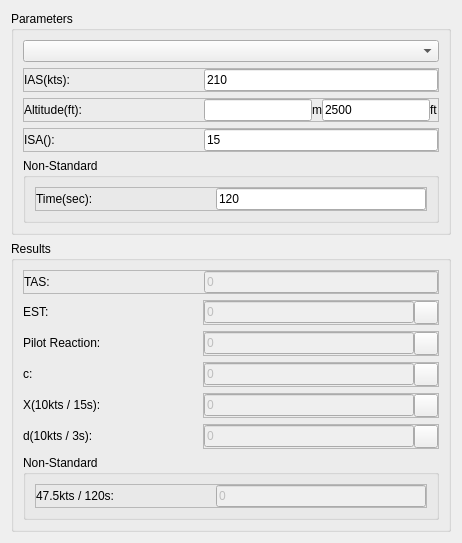
<?xml version="1.0" encoding="UTF-8"?>
<ui version="4.0">
 <class>Form</class>
 <widget class="QWidget" name="Form">
  <property name="geometry">
   <rect>
    <x>0</x>
    <y>0</y>
    <width>378</width>
    <height>488</height>
   </rect>
  </property>
  <property name="windowTitle">
   <string>Form</string>
  </property>
  <layout class="QVBoxLayout" name="verticalLayout">
   <item>
    <widget class="QGroupBox" name="grbParameters">
     <property name="title">
      <string>Parameters</string>
     </property>
     <layout class="QVBoxLayout" name="vLayout_grbParameters">
      <item>
       <widget class="QComboBox" name="cmbType"/>
      </item>
      <item>
       <widget class="QFrame" name="frame_IAS">
        <property name="sizePolicy">
         <sizepolicy hsizetype="Minimum" vsizetype="Preferred">
          <horstretch>0</horstretch>
          <verstretch>0</verstretch>
         </sizepolicy>
        </property>
        <property name="frameShape">
         <enum>QFrame::StyledPanel</enum>
        </property>
        <property name="frameShadow">
         <enum>QFrame::Raised</enum>
        </property>
        <layout class="QHBoxLayout" name="hLayoutIAS">
         <property name="spacing">
          <number>0</number>
         </property>
         <property name="margin">
          <number>0</number>
         </property>
         <item>
          <widget class="QLabel" name="label_5">
           <property name="minimumSize">
            <size>
             <width>180</width>
             <height>0</height>
            </size>
           </property>
           <property name="maximumSize">
            <size>
             <width>180</width>
             <height>16777215</height>
            </size>
           </property>
           <property name="font">
            <font>
             <family>Arial</family>
             <weight>50</weight>
             <bold>false</bold>
            </font>
           </property>
           <property name="text">
            <string>IAS(kts):</string>
           </property>
          </widget>
         </item>
         <item>
          <widget class="QLineEdit" name="txtIAS">
           <property name="sizePolicy">
            <sizepolicy hsizetype="MinimumExpanding" vsizetype="Fixed">
             <horstretch>0</horstretch>
             <verstretch>0</verstretch>
            </sizepolicy>
           </property>
           <property name="minimumSize">
            <size>
             <width>105</width>
             <height>0</height>
            </size>
           </property>
           <property name="maximumSize">
            <size>
             <width>16777215</width>
             <height>16777215</height>
            </size>
           </property>
           <property name="font">
            <font>
             <family>Arial</family>
             <weight>50</weight>
             <bold>false</bold>
            </font>
           </property>
           <property name="text">
            <string>210</string>
           </property>
          </widget>
         </item>
        </layout>
       </widget>
      </item>
      <item>
       <widget class="QFrame" name="frame_Altitude">
        <property name="sizePolicy">
         <sizepolicy hsizetype="Minimum" vsizetype="Preferred">
          <horstretch>0</horstretch>
          <verstretch>0</verstretch>
         </sizepolicy>
        </property>
        <property name="frameShape">
         <enum>QFrame::StyledPanel</enum>
        </property>
        <property name="frameShadow">
         <enum>QFrame::Raised</enum>
        </property>
        <layout class="QHBoxLayout" name="hLayoutAltitude">
         <property name="spacing">
          <number>0</number>
         </property>
         <property name="margin">
          <number>0</number>
         </property>
         <item>
          <widget class="QLabel" name="label_6">
           <property name="minimumSize">
            <size>
             <width>180</width>
             <height>0</height>
            </size>
           </property>
           <property name="maximumSize">
            <size>
             <width>180</width>
             <height>16777215</height>
            </size>
           </property>
           <property name="font">
            <font>
             <family>Arial</family>
             <weight>50</weight>
             <bold>false</bold>
            </font>
           </property>
           <property name="text">
            <string>Altitude(ft):</string>
           </property>
          </widget>
         </item>
         <item>
          <widget class="QLineEdit" name="txtAltitudeM"/>
         </item>
         <item>
          <widget class="QLabel" name="label_2">
           <property name="text">
            <string>m</string>
           </property>
          </widget>
         </item>
         <item>
          <widget class="QLineEdit" name="txtAltitude">
           <property name="sizePolicy">
            <sizepolicy hsizetype="Expanding" vsizetype="Fixed">
             <horstretch>0</horstretch>
             <verstretch>0</verstretch>
            </sizepolicy>
           </property>
           <property name="minimumSize">
            <size>
             <width>0</width>
             <height>0</height>
            </size>
           </property>
           <property name="maximumSize">
            <size>
             <width>16777215</width>
             <height>16777215</height>
            </size>
           </property>
           <property name="font">
            <font>
             <family>Arial</family>
             <weight>50</weight>
             <bold>false</bold>
            </font>
           </property>
           <property name="text">
            <string>2500</string>
           </property>
          </widget>
         </item>
         <item>
          <widget class="QLabel" name="label">
           <property name="text">
            <string>ft</string>
           </property>
          </widget>
         </item>
        </layout>
       </widget>
      </item>
      <item>
       <widget class="QFrame" name="frame_ISA">
        <property name="sizePolicy">
         <sizepolicy hsizetype="Minimum" vsizetype="Preferred">
          <horstretch>0</horstretch>
          <verstretch>0</verstretch>
         </sizepolicy>
        </property>
        <property name="frameShape">
         <enum>QFrame::StyledPanel</enum>
        </property>
        <property name="frameShadow">
         <enum>QFrame::Raised</enum>
        </property>
        <layout class="QHBoxLayout" name="hLayoutISA">
         <property name="spacing">
          <number>0</number>
         </property>
         <property name="margin">
          <number>0</number>
         </property>
         <item>
          <widget class="QLabel" name="label_7">
           <property name="minimumSize">
            <size>
             <width>180</width>
             <height>0</height>
            </size>
           </property>
           <property name="maximumSize">
            <size>
             <width>180</width>
             <height>16777215</height>
            </size>
           </property>
           <property name="font">
            <font>
             <family>Arial</family>
             <weight>50</weight>
             <bold>false</bold>
            </font>
           </property>
           <property name="text">
            <string>ISA():</string>
           </property>
          </widget>
         </item>
         <item>
          <widget class="QLineEdit" name="txtISA">
           <property name="sizePolicy">
            <sizepolicy hsizetype="MinimumExpanding" vsizetype="Fixed">
             <horstretch>0</horstretch>
             <verstretch>0</verstretch>
            </sizepolicy>
           </property>
           <property name="minimumSize">
            <size>
             <width>105</width>
             <height>0</height>
            </size>
           </property>
           <property name="maximumSize">
            <size>
             <width>16777215</width>
             <height>16777215</height>
            </size>
           </property>
           <property name="font">
            <font>
             <family>Arial</family>
             <weight>50</weight>
             <bold>false</bold>
            </font>
           </property>
           <property name="text">
            <string>15</string>
           </property>
          </widget>
         </item>
        </layout>
       </widget>
      </item>
      <item>
       <widget class="QGroupBox" name="gbNonStandard">
        <property name="title">
         <string>Non-Standard</string>
        </property>
        <layout class="QVBoxLayout" name="vLayoutNonStandard">
         <item>
          <widget class="QFrame" name="frame_RDH_2">
           <property name="sizePolicy">
            <sizepolicy hsizetype="Minimum" vsizetype="Preferred">
             <horstretch>0</horstretch>
             <verstretch>0</verstretch>
            </sizepolicy>
           </property>
           <property name="frameShape">
            <enum>QFrame::StyledPanel</enum>
           </property>
           <property name="frameShadow">
            <enum>QFrame::Raised</enum>
           </property>
           <layout class="QHBoxLayout" name="hLayoutRDH_2">
            <property name="spacing">
             <number>0</number>
            </property>
            <property name="margin">
             <number>0</number>
            </property>
            <item>
             <widget class="QLabel" name="label_9">
              <property name="minimumSize">
               <size>
                <width>180</width>
                <height>0</height>
               </size>
              </property>
              <property name="maximumSize">
               <size>
                <width>180</width>
                <height>16777215</height>
               </size>
              </property>
              <property name="font">
               <font>
                <family>Arial</family>
                <weight>50</weight>
                <bold>false</bold>
               </font>
              </property>
              <property name="text">
               <string>Time(sec):</string>
              </property>
             </widget>
            </item>
            <item>
             <widget class="QLineEdit" name="txtTime">
              <property name="sizePolicy">
               <sizepolicy hsizetype="MinimumExpanding" vsizetype="Fixed">
                <horstretch>0</horstretch>
                <verstretch>0</verstretch>
               </sizepolicy>
              </property>
              <property name="minimumSize">
               <size>
                <width>105</width>
                <height>0</height>
               </size>
              </property>
              <property name="maximumSize">
               <size>
                <width>16777215</width>
                <height>16777215</height>
               </size>
              </property>
              <property name="font">
               <font>
                <family>Arial</family>
                <weight>50</weight>
                <bold>false</bold>
               </font>
              </property>
              <property name="text">
               <string>120</string>
              </property>
             </widget>
            </item>
           </layout>
          </widget>
         </item>
        </layout>
       </widget>
      </item>
     </layout>
    </widget>
   </item>
   <item>
    <widget class="QGroupBox" name="gbResults">
     <property name="title">
      <string>Results</string>
     </property>
     <layout class="QVBoxLayout" name="vLayoutResults">
      <item>
       <widget class="QFrame" name="frame_TAS">
        <property name="sizePolicy">
         <sizepolicy hsizetype="Minimum" vsizetype="Preferred">
          <horstretch>0</horstretch>
          <verstretch>0</verstretch>
         </sizepolicy>
        </property>
        <property name="frameShape">
         <enum>QFrame::StyledPanel</enum>
        </property>
        <property name="frameShadow">
         <enum>QFrame::Raised</enum>
        </property>
        <layout class="QHBoxLayout" name="hLayoutRDH_3">
         <property name="spacing">
          <number>0</number>
         </property>
         <property name="margin">
          <number>0</number>
         </property>
         <item>
          <widget class="QLabel" name="label_10">
           <property name="minimumSize">
            <size>
             <width>180</width>
             <height>0</height>
            </size>
           </property>
           <property name="maximumSize">
            <size>
             <width>180</width>
             <height>16777215</height>
            </size>
           </property>
           <property name="font">
            <font>
             <family>Arial</family>
             <weight>50</weight>
             <bold>false</bold>
            </font>
           </property>
           <property name="text">
            <string>TAS:</string>
           </property>
          </widget>
         </item>
         <item>
          <widget class="QLineEdit" name="txtTAS">
           <property name="enabled">
            <bool>false</bool>
           </property>
           <property name="sizePolicy">
            <sizepolicy hsizetype="MinimumExpanding" vsizetype="Fixed">
             <horstretch>0</horstretch>
             <verstretch>0</verstretch>
            </sizepolicy>
           </property>
           <property name="minimumSize">
            <size>
             <width>105</width>
             <height>0</height>
            </size>
           </property>
           <property name="maximumSize">
            <size>
             <width>16777215</width>
             <height>16777215</height>
            </size>
           </property>
           <property name="font">
            <font>
             <family>Arial</family>
             <weight>50</weight>
             <bold>false</bold>
            </font>
           </property>
           <property name="text">
            <string>0</string>
           </property>
          </widget>
         </item>
        </layout>
       </widget>
      </item>
      <item>
       <widget class="QFrame" name="frame_EST">
        <property name="frameShape">
         <enum>QFrame::NoFrame</enum>
        </property>
        <property name="frameShadow">
         <enum>QFrame::Raised</enum>
        </property>
        <layout class="QHBoxLayout" name="horizontalLayout_65">
         <property name="spacing">
          <number>0</number>
         </property>
         <property name="margin">
          <number>0</number>
         </property>
         <item>
          <widget class="QLabel" name="label_73">
           <property name="sizePolicy">
            <sizepolicy hsizetype="Fixed" vsizetype="Fixed">
             <horstretch>0</horstretch>
             <verstretch>0</verstretch>
            </sizepolicy>
           </property>
           <property name="minimumSize">
            <size>
             <width>180</width>
             <height>0</height>
            </size>
           </property>
           <property name="maximumSize">
            <size>
             <width>180</width>
             <height>16777215</height>
            </size>
           </property>
           <property name="font">
            <font>
             <weight>50</weight>
             <bold>false</bold>
            </font>
           </property>
           <property name="text">
            <string>EST:</string>
           </property>
          </widget>
         </item>
         <item>
          <widget class="QFrame" name="frame_APV_9">
           <property name="frameShape">
            <enum>QFrame::StyledPanel</enum>
           </property>
           <property name="frameShadow">
            <enum>QFrame::Raised</enum>
           </property>
           <layout class="QHBoxLayout" name="horizontalLayout_13">
            <property name="spacing">
             <number>0</number>
            </property>
            <property name="margin">
             <number>0</number>
            </property>
            <item>
             <widget class="QLineEdit" name="txtEST">
              <property name="enabled">
               <bool>false</bool>
              </property>
              <property name="font">
               <font>
                <weight>50</weight>
                <bold>false</bold>
               </font>
              </property>
              <property name="text">
               <string>0</string>
              </property>
             </widget>
            </item>
            <item>
             <widget class="QToolButton" name="btnEST">
              <property name="text">
               <string/>
              </property>
              <property name="icon">
               <iconset>
                <normaloff>:/gnss_item/coordinate_capture.png</normaloff>:/gnss_item/coordinate_capture.png</iconset>
              </property>
             </widget>
            </item>
           </layout>
          </widget>
         </item>
        </layout>
       </widget>
      </item>
      <item>
       <widget class="QFrame" name="frame_REA">
        <property name="frameShape">
         <enum>QFrame::NoFrame</enum>
        </property>
        <property name="frameShadow">
         <enum>QFrame::Raised</enum>
        </property>
        <layout class="QHBoxLayout" name="horizontalLayout_66">
         <property name="spacing">
          <number>0</number>
         </property>
         <property name="margin">
          <number>0</number>
         </property>
         <item>
          <widget class="QLabel" name="label_74">
           <property name="sizePolicy">
            <sizepolicy hsizetype="Fixed" vsizetype="Fixed">
             <horstretch>0</horstretch>
             <verstretch>0</verstretch>
            </sizepolicy>
           </property>
           <property name="minimumSize">
            <size>
             <width>180</width>
             <height>0</height>
            </size>
           </property>
           <property name="maximumSize">
            <size>
             <width>180</width>
             <height>16777215</height>
            </size>
           </property>
           <property name="font">
            <font>
             <weight>50</weight>
             <bold>false</bold>
            </font>
           </property>
           <property name="text">
            <string>Pilot Reaction:</string>
           </property>
          </widget>
         </item>
         <item>
          <widget class="QFrame" name="frame_APV_10">
           <property name="frameShape">
            <enum>QFrame::StyledPanel</enum>
           </property>
           <property name="frameShadow">
            <enum>QFrame::Raised</enum>
           </property>
           <layout class="QHBoxLayout" name="horizontalLayout_14">
            <property name="spacing">
             <number>0</number>
            </property>
            <property name="margin">
             <number>0</number>
            </property>
            <item>
             <widget class="QLineEdit" name="txtREA">
              <property name="enabled">
               <bool>false</bool>
              </property>
              <property name="font">
               <font>
                <weight>50</weight>
                <bold>false</bold>
               </font>
              </property>
              <property name="text">
               <string>0</string>
              </property>
             </widget>
            </item>
            <item>
             <widget class="QToolButton" name="btnREA">
              <property name="text">
               <string/>
              </property>
              <property name="icon">
               <iconset>
                <normaloff>:/gnss_item/coordinate_capture.png</normaloff>:/gnss_item/coordinate_capture.png</iconset>
              </property>
             </widget>
            </item>
           </layout>
          </widget>
         </item>
        </layout>
       </widget>
      </item>
      <item>
       <widget class="QFrame" name="frame_C">
        <property name="frameShape">
         <enum>QFrame::NoFrame</enum>
        </property>
        <property name="frameShadow">
         <enum>QFrame::Raised</enum>
        </property>
        <layout class="QHBoxLayout" name="horizontalLayout_67">
         <property name="spacing">
          <number>0</number>
         </property>
         <property name="margin">
          <number>0</number>
         </property>
         <item>
          <widget class="QLabel" name="label_75">
           <property name="sizePolicy">
            <sizepolicy hsizetype="Fixed" vsizetype="Fixed">
             <horstretch>0</horstretch>
             <verstretch>0</verstretch>
            </sizepolicy>
           </property>
           <property name="minimumSize">
            <size>
             <width>180</width>
             <height>0</height>
            </size>
           </property>
           <property name="maximumSize">
            <size>
             <width>180</width>
             <height>16777215</height>
            </size>
           </property>
           <property name="font">
            <font>
             <weight>50</weight>
             <bold>false</bold>
            </font>
           </property>
           <property name="text">
            <string>c:</string>
           </property>
          </widget>
         </item>
         <item>
          <widget class="QFrame" name="frame_APV_11">
           <property name="frameShape">
            <enum>QFrame::StyledPanel</enum>
           </property>
           <property name="frameShadow">
            <enum>QFrame::Raised</enum>
           </property>
           <layout class="QHBoxLayout" name="horizontalLayout_15">
            <property name="spacing">
             <number>0</number>
            </property>
            <property name="margin">
             <number>0</number>
            </property>
            <item>
             <widget class="QLineEdit" name="txtC">
              <property name="enabled">
               <bool>false</bool>
              </property>
              <property name="font">
               <font>
                <weight>50</weight>
                <bold>false</bold>
               </font>
              </property>
              <property name="text">
               <string>0</string>
              </property>
             </widget>
            </item>
            <item>
             <widget class="QToolButton" name="btnC">
              <property name="text">
               <string/>
              </property>
              <property name="icon">
               <iconset>
                <normaloff>:/gnss_item/coordinate_capture.png</normaloff>:/gnss_item/coordinate_capture.png</iconset>
              </property>
             </widget>
            </item>
           </layout>
          </widget>
         </item>
        </layout>
       </widget>
      </item>
      <item>
       <widget class="QFrame" name="frame_X">
        <property name="frameShape">
         <enum>QFrame::NoFrame</enum>
        </property>
        <property name="frameShadow">
         <enum>QFrame::Raised</enum>
        </property>
        <layout class="QHBoxLayout" name="horizontalLayout_69">
         <property name="spacing">
          <number>0</number>
         </property>
         <property name="margin">
          <number>0</number>
         </property>
         <item>
          <widget class="QLabel" name="label_77">
           <property name="sizePolicy">
            <sizepolicy hsizetype="Fixed" vsizetype="Fixed">
             <horstretch>0</horstretch>
             <verstretch>0</verstretch>
            </sizepolicy>
           </property>
           <property name="minimumSize">
            <size>
             <width>180</width>
             <height>0</height>
            </size>
           </property>
           <property name="maximumSize">
            <size>
             <width>180</width>
             <height>16777215</height>
            </size>
           </property>
           <property name="font">
            <font>
             <weight>50</weight>
             <bold>false</bold>
            </font>
           </property>
           <property name="text">
            <string>X(10kts / 15s):</string>
           </property>
          </widget>
         </item>
         <item>
          <widget class="QFrame" name="frame_APV_13">
           <property name="frameShape">
            <enum>QFrame::StyledPanel</enum>
           </property>
           <property name="frameShadow">
            <enum>QFrame::Raised</enum>
           </property>
           <layout class="QHBoxLayout" name="horizontalLayout_17">
            <property name="spacing">
             <number>0</number>
            </property>
            <property name="margin">
             <number>0</number>
            </property>
            <item>
             <widget class="QLineEdit" name="txtX">
              <property name="enabled">
               <bool>false</bool>
              </property>
              <property name="font">
               <font>
                <weight>50</weight>
                <bold>false</bold>
               </font>
              </property>
              <property name="text">
               <string>0</string>
              </property>
             </widget>
            </item>
            <item>
             <widget class="QToolButton" name="btnX">
              <property name="text">
               <string/>
              </property>
              <property name="icon">
               <iconset>
                <normaloff>:/gnss_item/coordinate_capture.png</normaloff>:/gnss_item/coordinate_capture.png</iconset>
              </property>
             </widget>
            </item>
           </layout>
          </widget>
         </item>
        </layout>
       </widget>
      </item>
      <item>
       <widget class="QFrame" name="frame_D">
        <property name="frameShape">
         <enum>QFrame::NoFrame</enum>
        </property>
        <property name="frameShadow">
         <enum>QFrame::Raised</enum>
        </property>
        <layout class="QHBoxLayout" name="horizontalLayout_68">
         <property name="spacing">
          <number>0</number>
         </property>
         <property name="margin">
          <number>0</number>
         </property>
         <item>
          <widget class="QLabel" name="label_76">
           <property name="sizePolicy">
            <sizepolicy hsizetype="Fixed" vsizetype="Fixed">
             <horstretch>0</horstretch>
             <verstretch>0</verstretch>
            </sizepolicy>
           </property>
           <property name="minimumSize">
            <size>
             <width>180</width>
             <height>0</height>
            </size>
           </property>
           <property name="maximumSize">
            <size>
             <width>180</width>
             <height>16777215</height>
            </size>
           </property>
           <property name="font">
            <font>
             <weight>50</weight>
             <bold>false</bold>
            </font>
           </property>
           <property name="text">
            <string>d(10kts / 3s):</string>
           </property>
          </widget>
         </item>
         <item>
          <widget class="QFrame" name="frame_APV_12">
           <property name="frameShape">
            <enum>QFrame::StyledPanel</enum>
           </property>
           <property name="frameShadow">
            <enum>QFrame::Raised</enum>
           </property>
           <layout class="QHBoxLayout" name="horizontalLayout_16">
            <property name="spacing">
             <number>0</number>
            </property>
            <property name="margin">
             <number>0</number>
            </property>
            <item>
             <widget class="QLineEdit" name="txtD">
              <property name="enabled">
               <bool>false</bool>
              </property>
              <property name="font">
               <font>
                <weight>50</weight>
                <bold>false</bold>
               </font>
              </property>
              <property name="text">
               <string>0</string>
              </property>
             </widget>
            </item>
            <item>
             <widget class="QToolButton" name="btnD">
              <property name="text">
               <string/>
              </property>
              <property name="icon">
               <iconset>
                <normaloff>:/gnss_item/coordinate_capture.png</normaloff>:/gnss_item/coordinate_capture.png</iconset>
              </property>
             </widget>
            </item>
           </layout>
          </widget>
         </item>
        </layout>
       </widget>
      </item>
      <item>
       <widget class="QGroupBox" name="gbNonStandardResult">
        <property name="title">
         <string>Non-Standard</string>
        </property>
        <layout class="QVBoxLayout" name="vLayoutNonStandardResult">
         <item>
          <widget class="QFrame" name="frame_NonStandardResult">
           <property name="sizePolicy">
            <sizepolicy hsizetype="Minimum" vsizetype="Preferred">
             <horstretch>0</horstretch>
             <verstretch>0</verstretch>
            </sizepolicy>
           </property>
           <property name="frameShape">
            <enum>QFrame::StyledPanel</enum>
           </property>
           <property name="frameShadow">
            <enum>QFrame::Raised</enum>
           </property>
           <layout class="QHBoxLayout" name="hLayoutRDH_4">
            <property name="spacing">
             <number>0</number>
            </property>
            <property name="margin">
             <number>0</number>
            </property>
            <item>
             <widget class="QLabel" name="label_11">
              <property name="minimumSize">
               <size>
                <width>180</width>
                <height>0</height>
               </size>
              </property>
              <property name="maximumSize">
               <size>
                <width>180</width>
                <height>16777215</height>
               </size>
              </property>
              <property name="font">
               <font>
                <family>Arial</family>
                <weight>50</weight>
                <bold>false</bold>
               </font>
              </property>
              <property name="text">
               <string>47.5kts / 120s:</string>
              </property>
             </widget>
            </item>
            <item>
             <widget class="QLineEdit" name="txtNonStandardResult">
              <property name="enabled">
               <bool>false</bool>
              </property>
              <property name="sizePolicy">
               <sizepolicy hsizetype="MinimumExpanding" vsizetype="Fixed">
                <horstretch>0</horstretch>
                <verstretch>0</verstretch>
               </sizepolicy>
              </property>
              <property name="minimumSize">
               <size>
                <width>105</width>
                <height>0</height>
               </size>
              </property>
              <property name="maximumSize">
               <size>
                <width>16777215</width>
                <height>16777215</height>
               </size>
              </property>
              <property name="font">
               <font>
                <family>Arial</family>
                <weight>50</weight>
                <bold>false</bold>
               </font>
              </property>
              <property name="text">
               <string>0</string>
              </property>
             </widget>
            </item>
           </layout>
          </widget>
         </item>
        </layout>
       </widget>
      </item>
     </layout>
    </widget>
   </item>
  </layout>
 </widget>
 <resources/>
 <connections/>
</ui>
